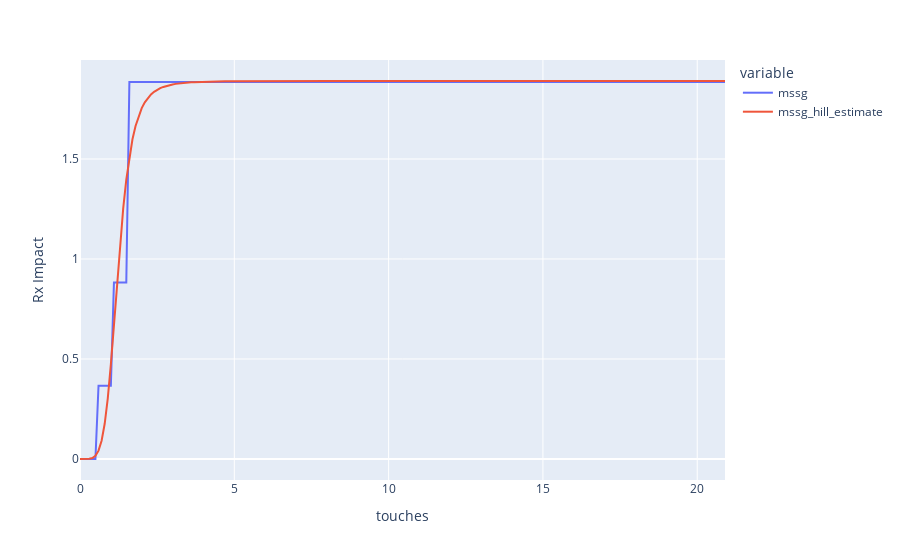

Notebook code cell kept with this figure:
### Code cell
response_curves.plot(channel5['resp_df'], 'touches', ['mssg', 'mssg_hill_estimate'])

### Figure 1 — Plotly figure (JSON) as saved in the notebook; plotly's stock layout.template omitted (floating-point values rounded to 4 significant figures; data arrays with more than 128 entries replaced by an {"elided": "..."} marker saying what was removed)
{"data": [{"hovertemplate": "variable=mssg<br>touches=%{x}<br>value=%{y}<extra></extra>", "legendgroup": "mssg", "line": {"color": "#636efa", "dash": "solid"}, "marker": {"symbol": "circle"}, "mode": "lines", "name": "mssg", "orientation": "v", "showlegend": true, "type": "scatter", "x": {"elided": "210 float values"}, "xaxis": "x", "y": {"elided": "210 float values"}, "yaxis": "y"}, {"hovertemplate": "variable=mssg_hill_estimate<br>touches=%{x}<br>value=%{y}<extra></extra>", "legendgroup": "mssg_hill_estimate", "line": {"color": "#EF553B", "dash": "solid"}, "marker": {"symbol": "circle"}, "mode": "lines", "name": "mssg_hill_estimate", "orientation": "v", "showlegend": true, "type": "scatter", "x": {"elided": "210 float values"}, "xaxis": "x", "y": {"elided": "210 float values"}, "yaxis": "y"}], "layout": {"legend": {"title": {"text": "variable"}, "tracegroupgap": 0}, "margin": {"t": 60}, "xaxis": {"anchor": "y", "domain": [0, 1], "title": {"text": "touches"}}, "yaxis": {"anchor": "x", "domain": [0, 1], "title": {"text": "Rx Impact"}}}}
